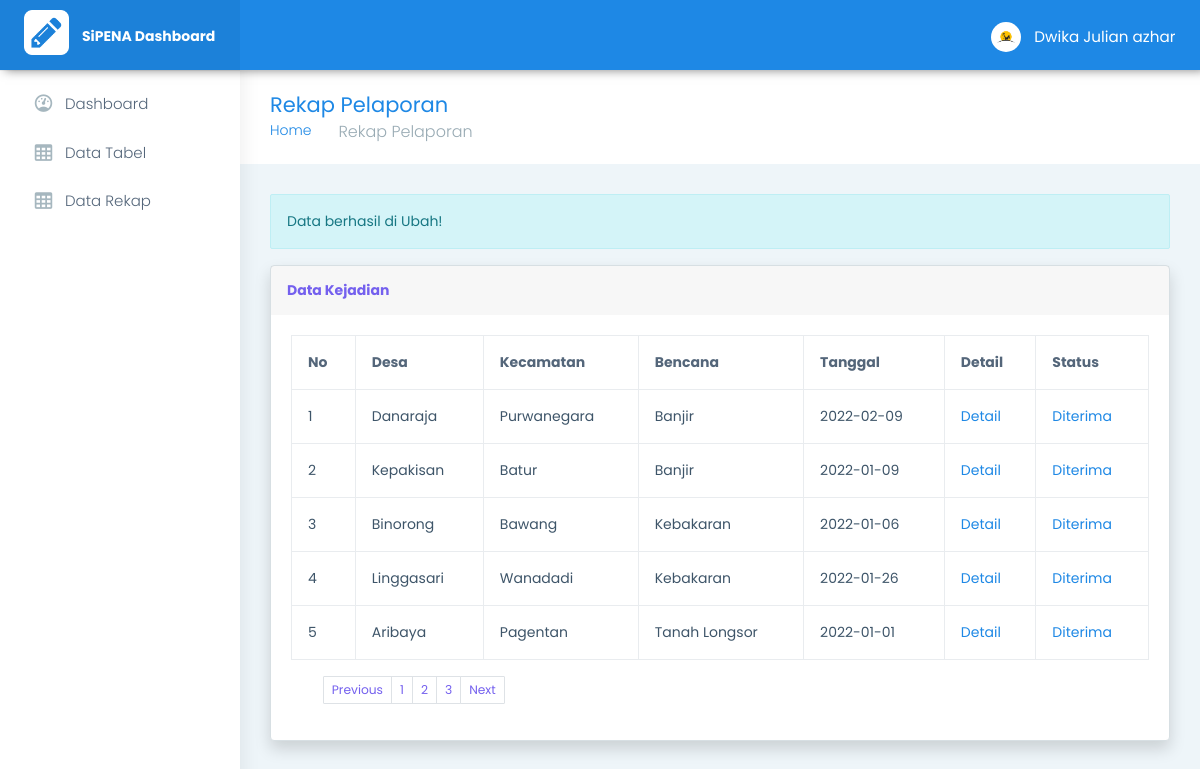
Before: /pages-bencana.php?pesan=acc (signed in) with the older database file.
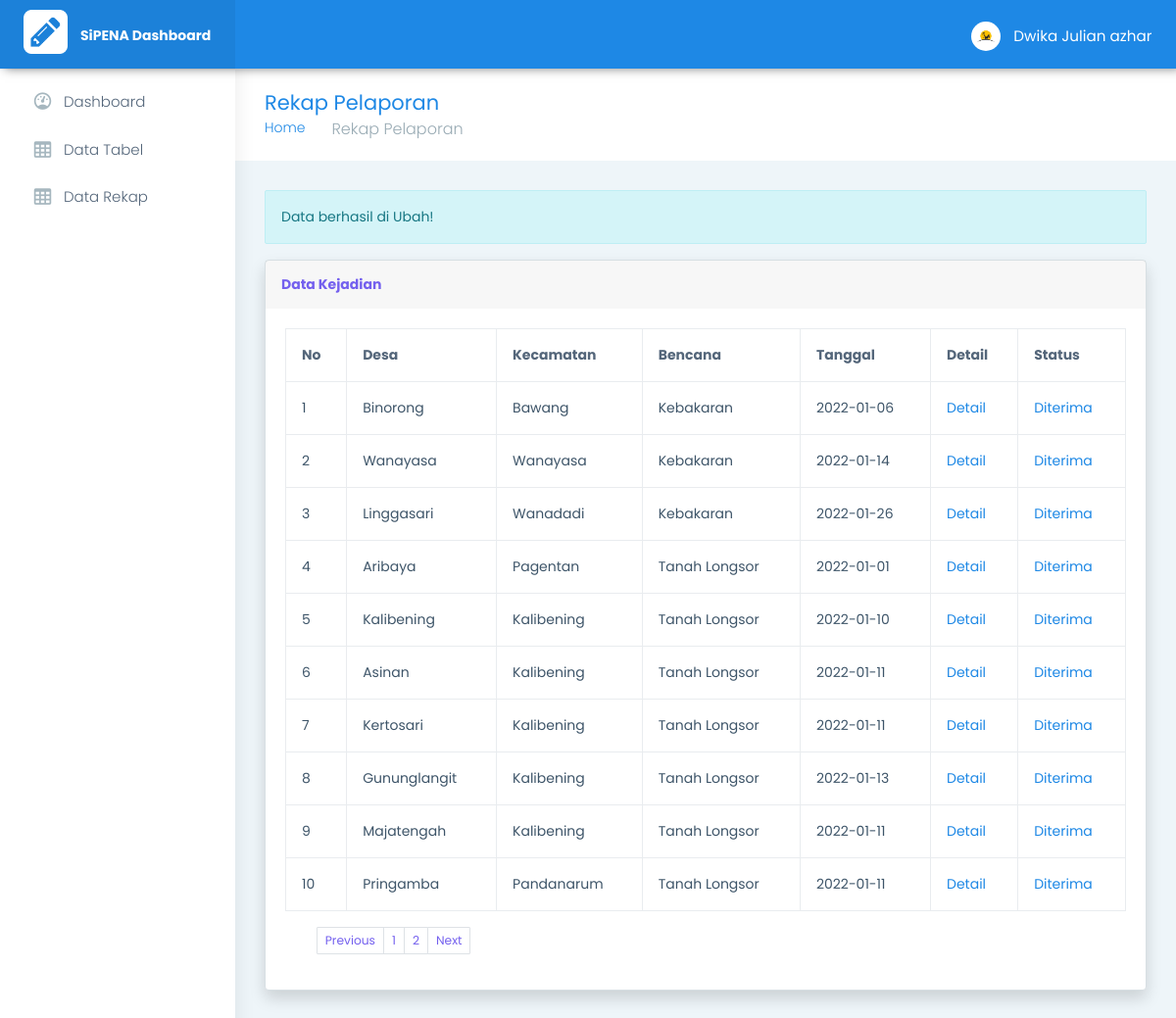
After: the same page with the newer database file.
### tables this page shows
CREATE TABLE `rekap_bencana`  (
  `id_rekap` int(11) NOT NULL AUTO_INCREMENT,
  `tgl_kejadian` date NULL DEFAULT NULL,
  `id_bencana_detail` int(11) NULL DEFAULT NULL,
  `nama_kk` varchar(255) NULL DEFAULT NULL,
  `jumlah_jiwa` varchar(255) NULL DEFAULT NULL,
  `rt` varchar(255) NULL DEFAULT NULL,
  `rw` varchar(255) NULL DEFAULT NULL,
  `id_desa_detail` int(11) NULL DEFAULT NULL,
  `rusak_berat` varchar(255) NULL DEFAULT NULL,
  `rusak_sedang` varchar(255) NULL DEFAULT NULL,
  `rusak_ringan` varchar(255) NULL DEFAULT NULL,
  `terancam` varchar(255) NULL DEFAULT NULL,
  `meninggal_dunia` varchar(255) NULL DEFAULT NULL,
  `luka_luka` varchar(255) NULL DEFAULT NULL,
  `kronologi` longtext NULL,
  `kerugian` varchar(255) NULL DEFAULT NULL,
  `gambar` varchar(255) NULL DEFAULT NULL,
  `latitude` varchar(255) NULL DEFAULT NULL,
  `longitude` varchar(255) NULL DEFAULT NULL,
  `status` int(11) NULL DEFAULT NULL,
  PRIMARY KEY (`id_rekap`) USING BTREE,
  INDEX `bencana_detail`(`id_bencana_detail`) USING BTREE,
  INDEX `desa_detail`(`id_desa_detail`) USING BTREE,
  CONSTRAINT `bencana_detail` FOREIGN KEY (`id_bencana_detail`) REFERENCES `bencana_detail` (`id_bencana_detail`) ON DELETE CASCADE ON UPDATE CASCADE,
  CONSTRAINT `des_kec_dtl` FOREIGN KEY (`id_desa_detail`) REFERENCES `desa_detail` (`id_desa_detail`) ON DELETE CASCADE ON UPDATE CASCADE
);

CREATE TABLE `desa_detail`  (
  `id_desa_detail` int(11) NOT NULL AUTO_INCREMENT,
  `desa` varchar(255) NULL DEFAULT NULL,
  `id_kec_detail` int(11) NULL DEFAULT NULL,
  PRIMARY KEY (`id_desa_detail`) USING BTREE,
  INDEX `des_kec`(`id_kec_detail`) USING BTREE,
  CONSTRAINT `des_kec` FOREIGN KEY (`id_kec_detail`) REFERENCES `kec_detail` (`id_kec_detail`) ON DELETE CASCADE ON UPDATE CASCADE
);

CREATE TABLE `kec_detail`  (
  `id_kec_detail` int(11) NOT NULL AUTO_INCREMENT,
  `kecamatan` varchar(255) NULL DEFAULT NULL,
  PRIMARY KEY (`id_kec_detail`) USING BTREE,
  INDEX `kecamatan`(`kecamatan`) USING BTREE
);

CREATE TABLE `bencana_detail`  (
  `id_bencana_detail` int(11) NOT NULL AUTO_INCREMENT,
  `bencana` varchar(255) NULL DEFAULT NULL,
  PRIMARY KEY (`id_bencana_detail`) USING BTREE
);

### html/pages-bencana.php (the view, shortened to what the changed rows need)
<!DOCTYPE html>
<html dir="ltr" lang="en">
<head>
    <link href="../assets/plugins/chartist-js/dist/chartist.min.css" rel="stylesheet">
    <link href="../assets/plugins/chartist-js/dist/chartist-init.css" rel="stylesheet">
    <link href="../assets/plugins/chartist-plugin-tooltip-master/dist/chartist-plugin-tooltip.css" rel="stylesheet">
    <link href="../assets/plugins/c3-master/c3.min.css" rel="stylesheet">
    <link href="css/style.min.css" rel="stylesheet">
</head>
<body>
    <div id="main-wrapper" data-layout="vertical" data-navbarbg="skin5" data-sidebartype="full" data-sidebar-position="absolute" data-header-position="absolute" data-boxed-layout="full">
        <div class="page-wrapper">
            <div class="container-fluid">
                <?php include 'conn.php'; ?>
                <div class="card shadow mb-4">
                    <div class="card-body">
                        <div class="table-responsive">
                            <table class="table table-bordered" id="dataTable" width="100%" cellspacing="0">
                                <thead>
                                    <tr>
                                        <th>No</th>
                                        <th>Desa</th>
                                        <th>Kecamatan</th>
                                        <th>Bencana</th>
                                        <th>Tanggal</th>
                                        <th>Detail</th>
                                        <th>Status</th>
                                    </tr>
                                </thead>
                                <?php
                                $halaman = 10;
                                $page = isset($_GET["halaman"]) ? (int)$_GET["halaman"] : 1;
                                $mulai = ($page > 1) ? ($page * $halaman) - $halaman : 0;
                                $result = mysqli_query($conn, "SELECT * FROM rekap_bencana");
                                $total = mysqli_num_rows($result);
                                $pages = ceil($total / $halaman);
                                $sql = mysqli_query($conn, "SELECT * FROM rekap_bencana
                                    JOIN desa_detail ON rekap_bencana.id_desa_detail = desa_detail.id_desa_detail
                                    JOIN kec_detail ON desa_detail.id_kec_detail = kec_detail.id_kec_detail
                                    JOIN bencana_detail ON rekap_bencana.id_bencana_detail = bencana_detail.id_bencana_detail WHERE status='1' LIMIT $mulai, $halaman ");
                                $no = $mulai + 1;
                                while ($row = mysqli_fetch_array($sql)) {
                                ?>
                                    <tbody>
                                        <tr>
                                            <td><?php echo $no++; ?></td>
                                            <td><?php echo $row['desa']; ?></td>
                                            <td><?php echo $row['kecamatan']; ?></td>
                                            <td><?php echo $row['bencana']; ?></td>
                                            <td><?php echo $row['tgl_kejadian']; ?></td>
                                            <td>
                                                <a href="#" data-bs-toggle="modal" data-bs-target="#detail<?php echo $row['id_rekap']; ?>">Detail</a>
                                            </td>
                                            <td><?php
                                                if ($row['status'] == 0) { ?>
                                                    <a href="#" data-bs-toggle="modal" data-bs-target="#modal<?php echo $row['id_rekap']; ?>">Belum diterima</a>
                                                <?php } else { ?>
                                                    <a href="#" data-bs-toggle="modal" data-bs-target="#modal<?php echo $row['id_rekap']; ?>">Diterima</a>
                                                <?php } ?>
                                            </td>
                                        </tr>
                                    </tbody>
                                <?php } ?>
                            </table>
                            <nav>
                                <ul class="pagination pagination-sm">
                                    <?php
                                    for ($x = 1; $x <= $pages; $x++) {
                                    ?>
                                        <li class="page-item"><a class="page-link" href="?halaman=<?php echo $x ?>"><?php echo $x; ?></a></li>
                                    <?php
                                    }
                                    ?>
                                </ul>
                            </nav>
                        </div>
                    </div>
                </div>
            </div>
        </div>
    </div>
</body>
</html>

Changed rows visible on the page:
removed rekap_bencana: id_desa_detail.desa "Danaraja", kec_detail.kecamatan "Purwanegara", id_bencana_detail.bencana "Banjir", tgl_kejadian "2022-02-09"
removed rekap_bencana: id_desa_detail.desa "Kepakisan", kec_detail.kecamatan "Batur", id_bencana_detail.bencana "Banjir", tgl_kejadian "2022-01-09"
now on this page (row edited): rekap_bencana: id_desa_detail.desa "Wanayasa", kec_detail.kecamatan "Wanayasa", id_bencana_detail.bencana "Kebakaran", tgl_kejadian "2022-01-14"
now on this page (row edited): rekap_bencana: id_desa_detail.desa "Kalibening", kec_detail.kecamatan "Kalibening", id_bencana_detail.bencana "Tanah Longsor", tgl_kejadian "2022-01-10"
now on this page (row edited): rekap_bencana: id_desa_detail.desa "Asinan", kec_detail.kecamatan "Kalibening", id_bencana_detail.bencana "Tanah Longsor", tgl_kejadian "2022-01-11"
now on this page (row edited): rekap_bencana: id_desa_detail.desa "Kertosari", kec_detail.kecamatan "Kalibening", id_bencana_detail.bencana "Tanah Longsor", tgl_kejadian "2022-01-11"
now on this page (row edited): rekap_bencana: id_desa_detail.desa "Gununglangit", kec_detail.kecamatan "Kalibening", id_bencana_detail.bencana "Tanah Longsor", tgl_kejadian "2022-01-13"
now on this page (row edited): rekap_bencana: id_desa_detail.desa "Majatengah", kec_detail.kecamatan "Kalibening", id_bencana_detail.bencana "Tanah Longsor", tgl_kejadian "2022-01-11"
now on this page (row edited): rekap_bencana: id_desa_detail.desa "Pringamba", kec_detail.kecamatan "Pandanarum", id_bencana_detail.bencana "Tanah Longsor", tgl_kejadian "2022-01-11"
Other visible differences:
list line gone: "3"
